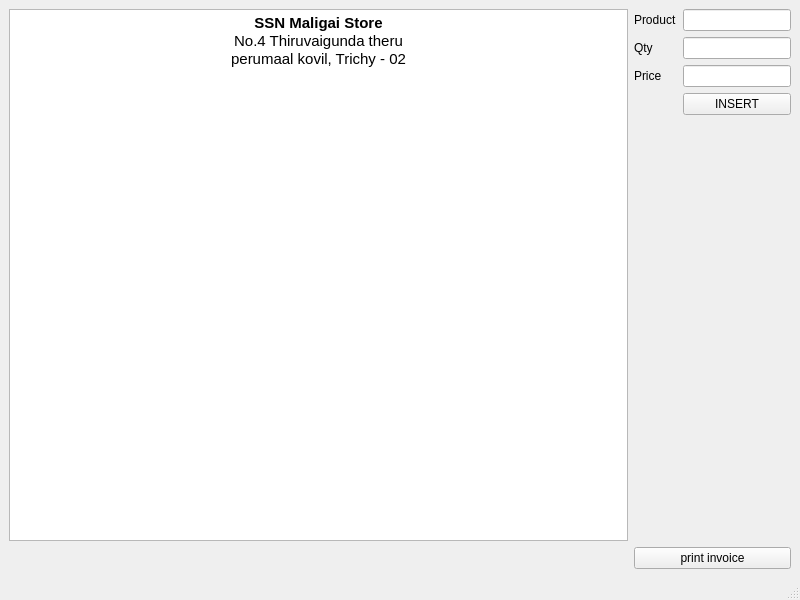
<?xml version="1.0" encoding="UTF-8"?>
<ui version="4.0">
 <class>MainWindow</class>
 <widget class="QMainWindow" name="MainWindow">
  <property name="geometry">
   <rect>
    <x>0</x>
    <y>0</y>
    <width>800</width>
    <height>600</height>
   </rect>
  </property>
  <property name="windowTitle">
   <string>MainWindow</string>
  </property>
  <widget class="QWidget" name="centralwidget">
   <layout class="QGridLayout" name="gridLayout">
    <item row="0" column="1" colspan="2">
     <layout class="QFormLayout" name="formLayout">
      <item row="0" column="0">
       <widget class="QLabel" name="label">
        <property name="text">
         <string>Product</string>
        </property>
       </widget>
      </item>
      <item row="2" column="0">
       <widget class="QLabel" name="label_2">
        <property name="text">
         <string>Price</string>
        </property>
       </widget>
      </item>
      <item row="1" column="0">
       <widget class="QLabel" name="label_3">
        <property name="text">
         <string>Qty</string>
        </property>
       </widget>
      </item>
      <item row="0" column="1">
       <widget class="QLineEdit" name="lineEdit_product"/>
      </item>
      <item row="1" column="1">
       <widget class="QLineEdit" name="lineEdit_qty"/>
      </item>
      <item row="2" column="1">
       <widget class="QLineEdit" name="lineEdit_price"/>
      </item>
      <item row="3" column="1">
       <widget class="QPushButton" name="pushButton_insert">
        <property name="text">
         <string>INSERT</string>
        </property>
       </widget>
      </item>
     </layout>
    </item>
    <item row="0" column="0">
     <widget class="QTextEdit" name="textEdit">
      <property name="html">
       <string>&lt;!DOCTYPE HTML PUBLIC &quot;-//W3C//DTD HTML 4.0//EN&quot; &quot;http://www.w3.org/TR/REC-html40/strict.dtd&quot;&gt;
&lt;html&gt;&lt;head&gt;&lt;meta name=&quot;qrichtext&quot; content=&quot;1&quot; /&gt;&lt;style type=&quot;text/css&quot;&gt;
p, li { white-space: pre-wrap; }
&lt;/style&gt;&lt;/head&gt;&lt;body style=&quot; font-family:'Ubuntu'; font-size:11pt; font-weight:400; font-style:normal;&quot;&gt;
&lt;p align=&quot;center&quot; style=&quot; margin-top:0px; margin-bottom:0px; margin-left:0px; margin-right:0px; -qt-block-indent:0; text-indent:0px;&quot;&gt;&lt;span style=&quot; font-weight:600;&quot;&gt;SSN Maligai Store&lt;/span&gt;&lt;/p&gt;
&lt;p align=&quot;center&quot; style=&quot; margin-top:0px; margin-bottom:0px; margin-left:0px; margin-right:0px; -qt-block-indent:0; text-indent:0px;&quot;&gt;No.4 Thiruvaigunda theru&lt;/p&gt;
&lt;p align=&quot;center&quot; style=&quot; margin-top:0px; margin-bottom:0px; margin-left:0px; margin-right:0px; -qt-block-indent:0; text-indent:0px;&quot;&gt;perumaal kovil, Trichy - 02&lt;/p&gt;
&lt;p style=&quot;-qt-paragraph-type:empty; margin-top:0px; margin-bottom:0px; margin-left:0px; margin-right:0px; -qt-block-indent:0; text-indent:0px;&quot;&gt;&lt;br /&gt;&lt;/p&gt;&lt;/body&gt;&lt;/html&gt;</string>
      </property>
     </widget>
    </item>
    <item row="1" column="1" colspan="2">
     <widget class="QPushButton" name="pushButton_print">
      <property name="text">
       <string>print invoice</string>
      </property>
     </widget>
    </item>
   </layout>
  </widget>
  <widget class="QMenuBar" name="menubar">
   <property name="geometry">
    <rect>
     <x>0</x>
     <y>0</y>
     <width>800</width>
     <height>22</height>
    </rect>
   </property>
  </widget>
  <widget class="QStatusBar" name="statusbar"/>
 </widget>
 <resources/>
 <connections/>
</ui>
